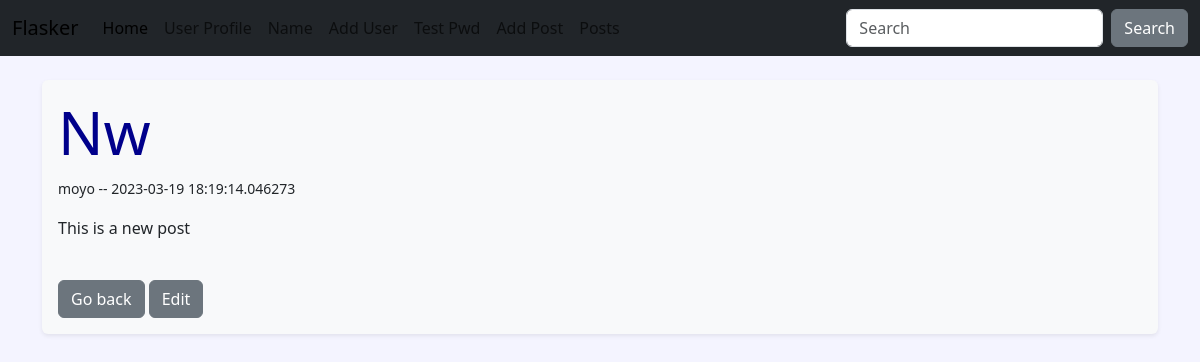
/posts/1, run on the app's committed database.
### hello.py (models this page shows)
class Post(db.Model):
    id = db.Column(db.Integer, primary_key=True)
    title = db.Column(db.String(255))
    content = db.Column(db.Text)
    author = db.Column(db.String(255))
    date_posted = db.Column(db.DateTime, default=datetime.utcnow)
    slug = db.Column(db.String(255))

### hello.py (the view)
@app.route('/posts/<int:id>')
def post(id):
    post = Post.query.get_or_404(id)
    return render_template('post.html', post=post)

### templates/post.html
{% extends 'base.html' %}
{% block content%}
<div class="shadow-sm p-3 mb-1 bg-body-tertiary rounded">
    <h1>{{ post.title|capitalize }}</h1>
    <p><small>{{ post.author }} -- {{ post.date_posted }}</small></p>
    <p>{{ post.content }}</p><br />
    <a href="{{ url_for('posts')}}"><button type="button" class="btn btn-secondary">Go back</button></a>
    <a href="{{ url_for('edit_post', id=post.id)}}"><button type="button" class="btn btn-secondary">Edit</button></a>
</div>
<br/>
{% endblock %}

### static/css/style.css (style rules this page uses)
h1 { color: darkblue; font-size: 60px; }
body { background-color: #f4f4ff; }

### data on the page
Post: title "Nw", author "moyo", date_posted "2023-03-19 18:19:14.046273", content "This is a new post"
